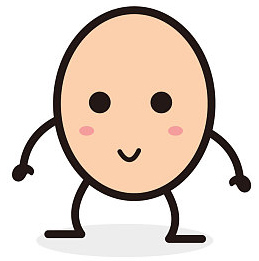
#> input picture Computer-vision/image/detection/2.jpg, 259 x 261 px, found by its file name
$ python '目标检测.py'
#> lines starting #> are read from the running program, lines starting #| are printed output that depends on the picture; after the words box and inside, x2 and y2 are one past the last pixel; in counts of white or black regions, pixels touching at a corner belong together
import cv2
import matplotlib.pyplot as plt

img_template = cv2.imread('./image/detection/2.jpg')
#> img_template is the input picture: shape (261, 259, 3); mean B, G, R 202.3, 212.7, 226.6
img_target = cv2.imread('./image/detection/1.png')
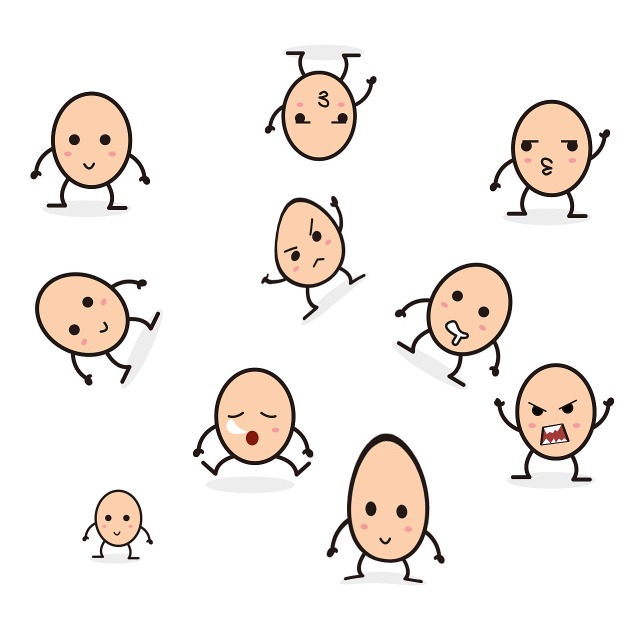
#> input picture Computer-vision/image/detection/1.png, 1280 x 1280 px, found by its file name (shown at 1/2 size)
#> img_target is the input picture: shape (1280, 1280, 3); mean B, G, R 234.7, 238.6, 243.9
img_gray = cv2.cvtColor(img_template, cv2.COLOR_BGR2GRAY)
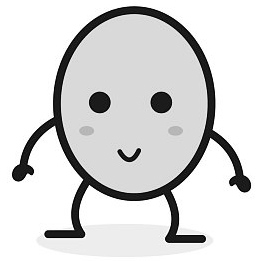
#> img_gray: shape (261, 259); min 0, max 255, mean 215.6
# 转换为二值图
ret, binary = cv2.threshold(img_gray, 127, 255, cv2.THRESH_BINARY)
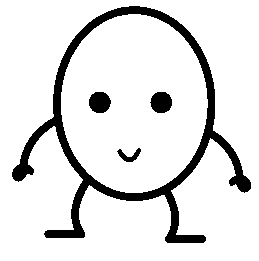
#> binary: shape (261, 259); 88.4% white; 4 black regions
# 获取图像的轮廓参数
contours, hierarchy = cv2.findContours(binary, cv2.RETR_LIST, cv2.CHAIN_APPROX_SIMPLE)
#> contours = 6 contours; box (x1, y1, x2, y2) and area: (0, 0, 259, 261) 67080, (11, 5, 252, 244) 28132, (61, 14, 208, 193) 20396, (88, 91, 112, 114) 400, (149, 91, 173, 114) 398, (116, 147, 142, 163) 176

for i in range(len(contours)):
    print(str(i) ,cv2.moments(contours[i]))
#> this loop made 6 passes
#> (printed output is left out)

#获得模板图片的高宽尺寸
height, width = img_template.shape[:2]
#> height = 261; width = 259
#执行模板匹配，采用的匹配方式cv2.TM_SQDIFF_NORMED
result = cv2.matchTemplate(img_target,img_template,cv2.TM_SQDIFF_NORMED)
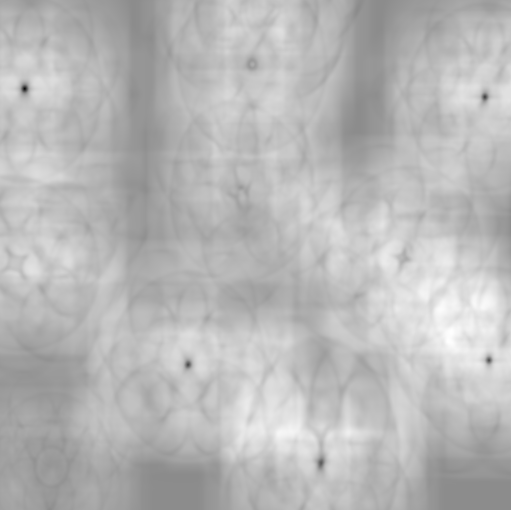
#> result: shape (1020, 1022) float32 (shown at 1/2 size); min 1.94e-05, max 0.223, mean 0.161; drawn with min black and max white
#归一化处理
cv2.normalize( result, result, 0, 1, cv2.NORM_MINMAX, -1 )
#寻找矩阵（一维数组当做向量，用Mat定义）中的最大值和最小值的匹配结果及其位置
min_val, max_val, min_loc, max_loc = cv2.minMaxLoc(result)
#> min_val = -5.77e-13; max_val = 1; min_loc = (49, 177); max_loc = (897, 682)
'''
#匹配值转换为字符串
#对于cv2.TM_SQDIFF及cv2.TM_SQDIFF_NORMED方法min_val越趋近与0匹配度越好，匹配位置取min_loc
#对于其他方法max_val越趋近于1匹配度越好，匹配位置取max_loc
'''
strmin_val = str(min_val)
#> strmin_val = '-5.774027089788802e-13'
'''
绘制矩形边框，将匹配区域标注出来
#min_loc：矩形定点
#(min_loc[0]+width,min_loc[1]+height)：矩形的宽高
#(0,0,225)：矩形的边框颜色；2：矩形边框宽度
'''
cv2.rectangle(img_target,min_loc,(min_loc[0]+width,min_loc[1]+height),(0,0,255),2)
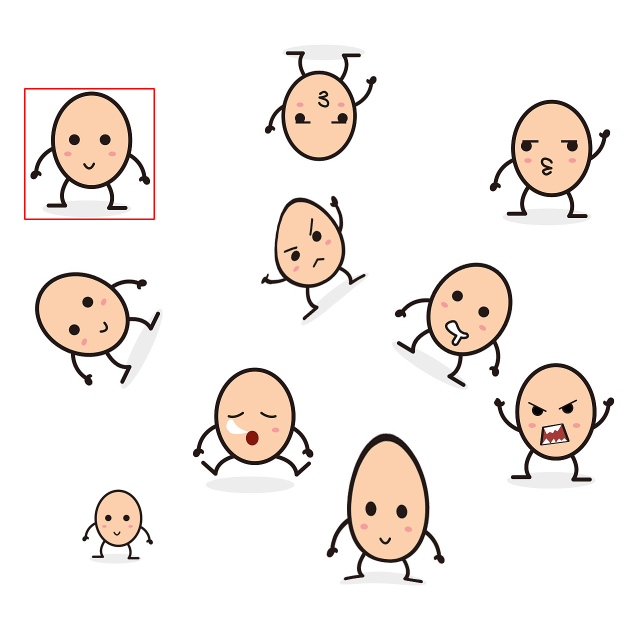
#> img_target: shape (1280, 1280, 3) (shown at 1/2 size); 0.19% of pixels changed, all inside (x1, y1, x2, y2) = (48, 176, 310, 440)
#显示结果,并将匹配值显示在标题栏上
cv2.namedWindow('result',cv2.WINDOW_NORMAL)
cv2.resizeWindow('result', 400,400)
cv2.imshow('result',img_target)
cv2.waitKey()
cv2.destroyAllWindows()
